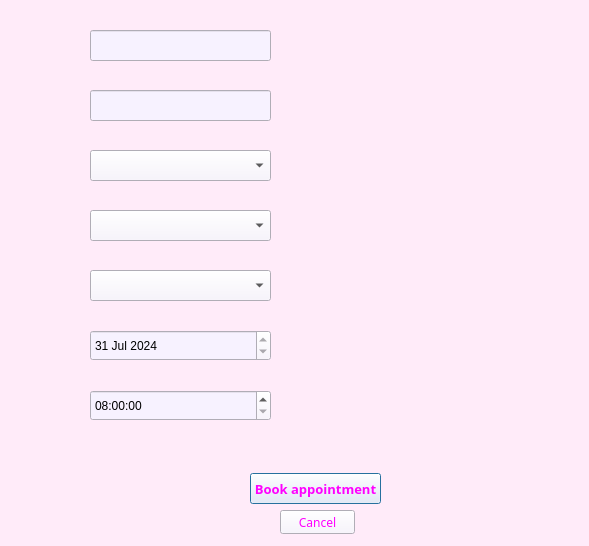
<?xml version="1.0" encoding="UTF-8"?>
<ui version="4.0">
 <class>Dialog</class>
 <widget class="QDialog" name="Dialog">
  <property name="geometry">
   <rect>
    <x>0</x>
    <y>0</y>
    <width>589</width>
    <height>546</height>
   </rect>
  </property>
  <property name="windowTitle">
   <string>Dialog</string>
  </property>
  <property name="styleSheet">
   <string notr="true">background-color: rgb(255, 235, 249);</string>
  </property>
  <widget class="QLabel" name="label">
   <property name="geometry">
    <rect>
     <x>40</x>
     <y>40</y>
     <width>49</width>
     <height>16</height>
    </rect>
   </property>
   <property name="font">
    <font>
     <family>Rockwell</family>
     <pointsize>10</pointsize>
     <bold>true</bold>
     <underline>false</underline>
    </font>
   </property>
   <property name="styleSheet">
    <string notr="true">color: rgb(255, 235, 249);</string>
   </property>
   <property name="text">
    <string>Name</string>
   </property>
  </widget>
  <widget class="QLabel" name="label_2">
   <property name="geometry">
    <rect>
     <x>40</x>
     <y>100</y>
     <width>49</width>
     <height>16</height>
    </rect>
   </property>
   <property name="font">
    <font>
     <family>Rockwell</family>
     <pointsize>10</pointsize>
     <bold>true</bold>
    </font>
   </property>
   <property name="styleSheet">
    <string notr="true">color: rgb(255, 235, 249);</string>
   </property>
   <property name="text">
    <string>Phone</string>
   </property>
  </widget>
  <widget class="QLabel" name="label_3">
   <property name="geometry">
    <rect>
     <x>20</x>
     <y>160</y>
     <width>61</width>
     <height>16</height>
    </rect>
   </property>
   <property name="font">
    <font>
     <family>Rockwell</family>
     <pointsize>10</pointsize>
     <bold>true</bold>
    </font>
   </property>
   <property name="styleSheet">
    <string notr="true">color: rgb(255, 235, 249);</string>
   </property>
   <property name="text">
    <string>Category</string>
   </property>
  </widget>
  <widget class="QLabel" name="label_4">
   <property name="geometry">
    <rect>
     <x>30</x>
     <y>220</y>
     <width>49</width>
     <height>16</height>
    </rect>
   </property>
   <property name="font">
    <font>
     <family>Rockwell</family>
     <pointsize>10</pointsize>
     <bold>true</bold>
    </font>
   </property>
   <property name="styleSheet">
    <string notr="true">color: rgb(255, 235, 249);</string>
   </property>
   <property name="text">
    <string>Service</string>
   </property>
  </widget>
  <widget class="QLabel" name="label_5">
   <property name="geometry">
    <rect>
     <x>40</x>
     <y>280</y>
     <width>49</width>
     <height>16</height>
    </rect>
   </property>
   <property name="font">
    <font>
     <family>Rockwell</family>
     <pointsize>10</pointsize>
     <bold>true</bold>
    </font>
   </property>
   <property name="styleSheet">
    <string notr="true">color: rgb(255, 235, 249);</string>
   </property>
   <property name="text">
    <string>Artist</string>
   </property>
  </widget>
  <widget class="QLabel" name="label_6">
   <property name="geometry">
    <rect>
     <x>40</x>
     <y>340</y>
     <width>49</width>
     <height>16</height>
    </rect>
   </property>
   <property name="font">
    <font>
     <family>Rockwell</family>
     <pointsize>10</pointsize>
     <bold>true</bold>
    </font>
   </property>
   <property name="styleSheet">
    <string notr="true">color: rgb(255, 235, 249);</string>
   </property>
   <property name="text">
    <string>Date</string>
   </property>
  </widget>
  <widget class="QLabel" name="label_7">
   <property name="geometry">
    <rect>
     <x>40</x>
     <y>400</y>
     <width>49</width>
     <height>16</height>
    </rect>
   </property>
   <property name="font">
    <font>
     <family>Rockwell</family>
     <pointsize>10</pointsize>
     <bold>true</bold>
    </font>
   </property>
   <property name="styleSheet">
    <string notr="true">color: rgb(255, 235, 249);</string>
   </property>
   <property name="text">
    <string>Time</string>
   </property>
  </widget>
  <widget class="QComboBox" name="categoryComboBox">
   <property name="geometry">
    <rect>
     <x>90</x>
     <y>150</y>
     <width>181</width>
     <height>31</height>
    </rect>
   </property>
   <property name="styleSheet">
    <string notr="true">background-color: rgb(247, 242, 255);</string>
   </property>
  </widget>
  <widget class="QComboBox" name="serviceComboBox">
   <property name="geometry">
    <rect>
     <x>90</x>
     <y>210</y>
     <width>181</width>
     <height>31</height>
    </rect>
   </property>
   <property name="styleSheet">
    <string notr="true">background-color: rgb(247, 242, 255);</string>
   </property>
  </widget>
  <widget class="QComboBox" name="artistComboBox">
   <property name="geometry">
    <rect>
     <x>90</x>
     <y>270</y>
     <width>181</width>
     <height>31</height>
    </rect>
   </property>
   <property name="styleSheet">
    <string notr="true">background-color: rgb(247, 242, 255);</string>
   </property>
  </widget>
  <widget class="QDateEdit" name="dateEdit">
   <property name="geometry">
    <rect>
     <x>90</x>
     <y>330</y>
     <width>181</width>
     <height>31</height>
    </rect>
   </property>
   <property name="styleSheet">
    <string notr="true">color: rgb(255, 235, 249);</string>
   </property>
   <property name="styleSheet">
    <string notr="true">background-color: rgb(247, 242, 255);</string>
   </property>
   <property name="minimumDateTime">
    <datetime>
     <hour>23</hour>
     <minute>0</minute>
     <second>0</second>
     <year>2024</year>
     <month>7</month>
     <day>31</day>
    </datetime>
   </property>
   <property name="maximumDate">
    <date>
     <year>2025</year>
     <month>12</month>
     <day>31</day>
    </date>
   </property>
   <property name="minimumDate">
    <date>
     <year>2024</year>
     <month>7</month>
     <day>31</day>
    </date>
   </property>
  </widget>
  <widget class="QTimeEdit" name="timeEdit">
   <property name="geometry">
    <rect>
     <x>90</x>
     <y>390</y>
     <width>181</width>
     <height>31</height>
    </rect>
   </property>
   <property name="styleSheet">
    <string notr="true">color: rgb(255, 235, 249);</string>
   </property>
   <property name="styleSheet">
    <string notr="true">background-color: rgb(247, 242, 255);</string>
   </property>
   <property name="maximumTime">
    <time>
     <hour>19</hour>
     <minute>59</minute>
     <second>59</second>
    </time>
   </property>
   <property name="minimumTime">
    <time>
     <hour>8</hour>
     <minute>0</minute>
     <second>0</second>
    </time>
   </property>
  </widget>
  <widget class="QLineEdit" name="phoneLineEdit">
   <property name="geometry">
    <rect>
     <x>90</x>
     <y>90</y>
     <width>181</width>
     <height>31</height>
    </rect>
   </property>
   <property name="styleSheet">
    <string notr="true">background-color: rgb(247, 242, 255);</string>
   </property>
  </widget>
  <widget class="QLineEdit" name="nameLineEdit">
   <property name="geometry">
    <rect>
     <x>90</x>
     <y>30</y>
     <width>181</width>
     <height>31</height>
    </rect>
   </property>
   <property name="styleSheet">
    <string notr="true">background-color: rgb(247, 242, 255);</string>
   </property>
  </widget>
  <widget class="QPushButton" name="submitButton">
   <property name="geometry">
    <rect>
     <x>250</x>
     <y>473</y>
     <width>131</width>
     <height>31</height>
    </rect>
   </property>
   <property name="font">
    <font>
     <family>Microsoft JhengHei</family>
     <pointsize>10</pointsize>
     <bold>true</bold>
    </font>
   </property>
   <property name="styleSheet">
    <string notr="true">background-color: rgb(247, 242, 255);
color: rgb(255, 0, 255);</string>
   </property>
   <property name="text">
    <string>Book appointment</string>
   </property>
  </widget>
  <widget class="QPushButton" name="cancelBtn">
   <property name="geometry">
    <rect>
     <x>280</x>
     <y>510</y>
     <width>75</width>
     <height>24</height>
    </rect>
   </property>
   <property name="font">
    <font>
     <family>Microsoft JhengHei</family>
    </font>
   </property>
   <property name="styleSheet">
    <string notr="true">background-color: rgb(247, 242, 255);
color: rgb(255, 0, 255);</string>
   </property>
   <property name="text">
    <string>Cancel</string>
   </property>
  </widget>
 </widget>
 <resources/>
 <connections/>
</ui>
